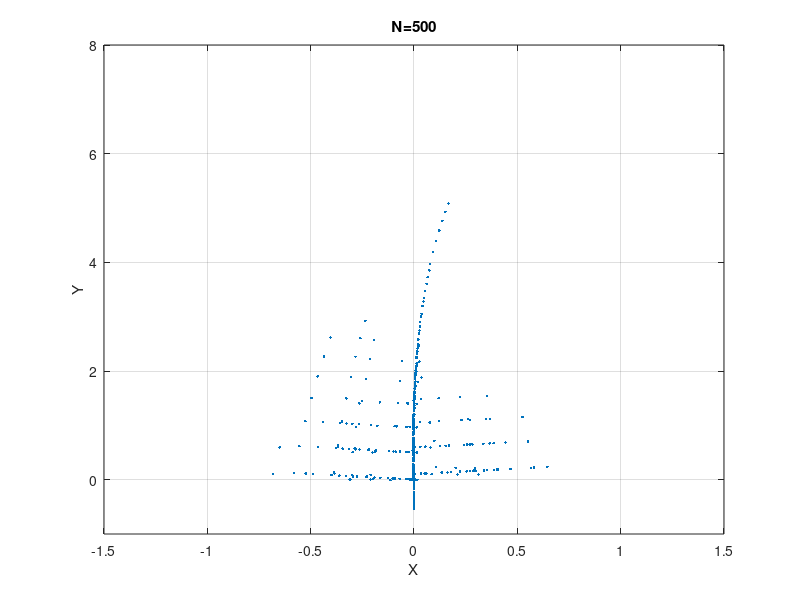

This chart was generated by the following MATLAB code: (Note: this script raises an error after producing the figure.)
% % This code is meant to solve problem 3
h = figure;
filename = 'Pro3.gif';
for k = 1:40
    N = 500*k;
    xCor = zeros(N,1);
    yCor = zeros(N,1);
    xCor(1) = 0;
    yCor(1) = 0;
    Rand = rand(N,1);
    for i=1:N
        if Rand(i) < 0.2
            xCor(i+1) = 0;
            yCor(i+1) = 0.25*yCor(i)-0.4;
        elseif Rand(i) < 0.86
            xCor(i+1) = 0.95*xCor(i) + 0.005*yCor(i) - 0.002;
            yCor(i+1) = -0.005*xCor(i) + 0.93*yCor(i) + 0.5;
        elseif Rand(i) < 0.93
            xCor(i+1) = 0.035*xCor(i) - 0.2*yCor(i) - 0.09;
            yCor(i+1) = 0.16*xCor(i) + 0.04*yCor(i) + 0.02;
        else
            xCor(i+1) = -0.04*xCor(i) + 0.2*yCor(i) + 0.083;
            yCor(i+1) = 0.16*xCor(i) + 0.04*yCor(i) + 0.12;
        end        
    end
    plot(xCor,yCor,'.'); grid on; drawnow;
    title(['N=', num2str(N)]);
    xlabel('X'); ylabel('Y');
    axis([-1.5 1.5 -1 8]);
    % Capture the plot as an image 
    frame = getframe(h); 
    im = frame2im(frame); 
    [imind,cm] = rgb2ind(im,256); 
    % Write to the GIF File 
    if k == 1 
        imwrite(imind,cm,filename,'gif', 'Loopcount',inf); 
    else 
        imwrite(imind,cm,filename,'gif','WriteMode','append'); 
    end 
end

